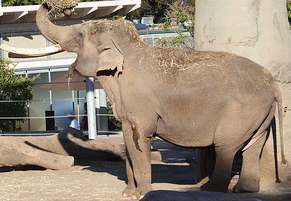
#> input picture world/assets/coco/elephant.png, 291 x 201 px
$ python -i utils.py   (imports and definitions only)
#> lines starting #> are read from the running program, lines starting #| are printed output that depends on the picture
from io import BytesIO
from itertools import chain, permutations
import math
from cairosvg import svg2png
import numpy as np
import random

from PIL import Image
from numpy._typing import NDArray
from typing import List, Optional, Tuple, Union

COLOR_MAP = {
    "placeholder": (0, 255, 0, 255),
    "border": (255, 255, 255, 255),
    "transparent": (0, 0, 0, 0),
    "red": (255, 0, 0, 255),
    "green": (0, 255, 0, 255),
    "blue": (0, 0, 255, 255),
    "magenta": (255, 0, 255, 255),
    "yellow": (255, 255, 0, 255),
    "cyan": (0, 255, 255, 255)
}

COLOR_EXCLUDE = ["placeholder", "border", "transparent"]

SHAPES = ["square", "circle", "triangle", "star"]

COLORS = [color for color in COLOR_MAP.keys() if color not in COLOR_EXCLUDE]

SHEENS = ["matte", "glossy", "none"]

SIZES = ["large", "small"]

BACKGROUNDS = ["none", "grass"]

CATEGORIES = ["giraffe", "elephant", "zebra"]

def gaussian(r: int, c: int, m: Tuple[float, float] = (0,0), std: float = 1) -> float:
    mr, mc = m
    return 1/(2*math.pi) * 2*std * math.exp(-0.5 * ((r - mr)**2/std + (c - mc)**2/std))

def resize(img: Union[NDArray, Image.Image], size: Tuple[int, int], resample = Image.NEAREST) -> NDArray:
    if not isinstance(img, Image.Image):
        img = Image.fromarray(img)
    # invert: from (row, col) to (width, height)
    img = img.resize((size[1], size[0]), resample=resample)
    img = np.array(img)
    return img

# [19 lines left out: functions load_resized, change_color, not called in this run]

def load_image(path: str, size: Tuple[int, int] = (1200, 1200), border_ratio: float = 0.0, resample=Image.NEAREST, add_alpha: bool = True, make_square: bool = False) -> NDArray:
#> called with path = 'assets/coco/elephant.png', size = (1200, 1200), border_ratio = 0, resample = 0, add_alpha = True, make_square = False
    row_size, col_size = size
    if path.endswith(".png"):
        img = np.array(Image.open(path))
#> img is the input picture: shape (201, 291, 3); mean R, G, B 151.4, 136.2, 118.7
        if img.shape[0] != row_size or img.shape[1] != col_size:
            if make_square:

                shape_size = tuple([round(s*(1-border_ratio)) for s in size])
                row_shape_size, col_shape_size = shape_size

                tmp = np.full((row_shape_size, col_shape_size, 4), [0,0,0,255]).astype(np.uint8)
                max_size = max(img.shape)
                row_size = round(row_shape_size*(img.shape[0]/max_size))
                col_size = round(row_shape_size*(img.shape[1]/max_size))
                assert row_size == row_shape_size or col_size == col_shape_size
                img = resize(img, (row_size, col_size), resample=resample)
                row_offset = (row_shape_size - row_size)//2
                col_offset = (col_shape_size - col_size)//2
                row_start = row_offset
                row_end = row_offset + row_size
                col_start = col_offset
                col_end = col_offset + col_size
                tmp[row_start:row_end,col_start:col_end,:-1] = img

                # borders
                img = np.full((size[0], size[1], 4), [0]*4).astype(np.uint8)
                row_offset, col_offset = tuple([round((s - shape_s) / 2) for s, shape_s in zip(size, shape_size)])
                img[row_offset:row_offset+row_shape_size, col_offset:col_offset+col_shape_size] = tmp
            else:
                img = resize(img, size, resample=resample)
#> in resize, `img = img.resize((size[1], size[0]), resample=resample)`:
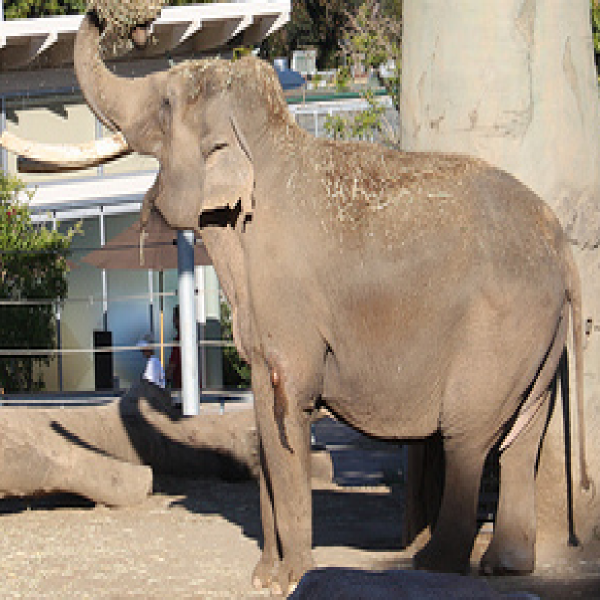
#> img: PIL image 1200x1200 RGB (shown at 1/2 size); mean R, G, B 151.4, 136.2, 118.7
    else: # svg
        with open(path, "rb") as f:
             svg_img = f.read()
        shape_size = tuple([round(s*(1-border_ratio)) for s in size])
        row_shape_size, col_shape_size = shape_size
        png_img = svg2png(bytestring=svg_img, output_width=col_shape_size, output_height=row_shape_size)
        assert png_img is not None
        shape_img = np.array(Image.open(BytesIO(png_img)))
        if shape_img.shape[-1] == 3 and add_alpha:
            # transparency was 255 on the whole image (square)
            # add alpha channel
            tmp = np.full((row_shape_size, col_shape_size, 4), [0,0,0,255]).astype(np.uint8)
            tmp[:,:,:-1] = shape_img
            shape_img = tmp
        channels = 3
        if add_alpha:
            channels = 4
        img = np.full((size[0], size[1], channels), [0]*channels).astype(np.uint8)
        row_offset, col_offset = tuple([round((s - shape_s) / 2) for s, shape_s in zip(size, shape_size)])
        img[row_offset:row_offset+row_shape_size, col_offset:col_offset+col_shape_size] = shape_img

    return img


# [33 lines left out: functions load_sprite_flat, random_value_order, not called in this run]

>>> result = load_image('assets/coco/elephant.png')
